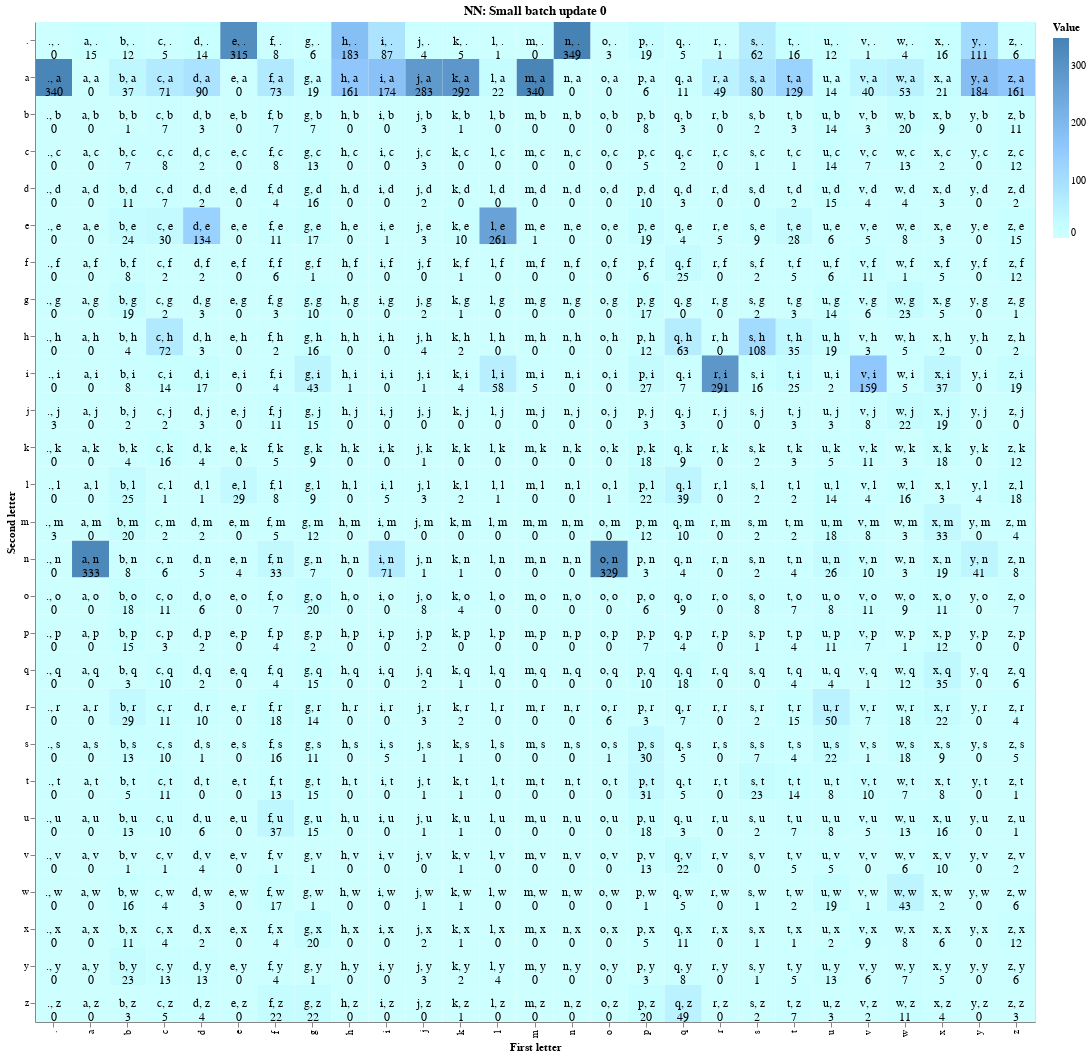

Notebook code for this chart:
### Code cell
// import vecxt.all.* // this blows up the notebook for some reason
import spire.*
import spire.implicits.*
import spire.algebra.*
import vecxt.DoubleMatrix.*
import io.github.quafadas.inspireRAD.*
import vecxt.all.`*=`
import vecxt.all.@@
import vecxt.all.shape
import vecxt.all.exp
import vecxt.all.row
import vecxt.matrix.Matrix

import vecxt.all.`-=`
import vecxt.MatrixInstance.deepCopy
import vecxt.MatrixInstance.apply
import io.github.quafadas.inspireRAD.DetailShow
import io.github.quafadas.inspireRAD.LiteShow
import LiteShow.given

def heatmat(matrix: Matrix[Double], chars: Array[Char], charsIndex: Array[Int], title: String)(using LowPriorityPlotTarget): Unit | Path =
    import vecxt.BoundsCheck.DoBoundsCheck.yes
    require(chars.length == charsIndex.length, "chars and charsIndex must have the same length")

    val counts = for {
        c <- 0 until matrix.cols
    } yield
        val dist = matrix.row(c)
        EnumeratedIntegerDistribution(charsIndex, dist)

    val dists = chars.zip(counts).toMap
    val charsMap = chars.zip(charsIndex).toMap
    val i2c = charsIndex.zip(chars).toMap

    heatmap(dists, charsMap, i2c, title)

inline def calcLossF(
    weights: TejV[Matrix, Double],
    data: TejV[Matrix, Double],
    targets: Array[Int]
)(using
    inline mOps: LossContext[Matrix, Array, Scalar, Double],
    tg: TejVGraph[Double],
    fi: Fractional[Double]
): TejV[Scalar, Double] =
    val logits = data @@ weights // multiply input data by weight matrix to get raw prediction scores
    val probsNN = logits.softmaxRows // convert logits to probabilities using softmax normalization
    val range: Array[(Int, Int)] = (0 until targets.length).toArray.zip(targets) // pair each sample index with its target class
    val selected = probsNN.arrange(range) // extract the probability of the correct target class for each sample
    val theloss = (selected + 1e-8d.tej).log.mean * -1.0.tej // compute average negative log-probability (cross-entropy loss)
    theloss



@annotation.tailrec
def train(
    weights: Matrix[Double],
    data: Matrix[Double],
    targets: Array[Int],
    learningRate: Double,
    steps: Int,
    initialSteps: Int,
    initialLearningRate: Double,
    epochLength: Int = 50
): TejV[Matrix, Double] =
    given graph: TejVGraph[Double] = TejVGraph[Double]()
    val weights_ = weights.tej
    val data_ = data.tej

    if
        steps == 0 then weights_
    else
        val loss = calcLossF(weights_, data_, targets)
        val grad = loss.backward((weights = weights_))
        grad.weights *= learningRate

        val updated = weights - (grad.weights)

        if (steps - 1) % 10 == 0 then
            println(s"Step $steps, loss: ${loss.value.scalar}, rate: $learningRate")
            heatmat(updated.exp, chars.toArray, charsIndex.toArray, "NN: Coarse training")
        if steps - 1 == 0 then
            // graphDebug(graph.dag.toGraphviz)
            println(s"Final loss: ${loss.value.scalar}")
        if steps % 100 == 0 then
            println("saving weights")
            saveMatrixToCSV(updated, "weights.csv")

        val learningRate_ = if steps % epochLength == 0 then
            initialLearningRate * (1 / (1 + ((initialSteps - steps) / 20.0).toDouble ))
        else
            learningRate

        train(updated, data, targets, learningRate_, steps - 1, initialSteps, initialLearningRate)

def heatmap2(matrix: Matrix[Double], chars: Array[Char], charsIndex: Array[Int], title: String)(using LowPriorityPlotTarget): Unit | Path =
    import vecxt.BoundsCheck.DoBoundsCheck.yes
    require(chars.length == charsIndex.length, "chars and charsIndex must have the same length")

    val counts = for {
        c <- 0 until matrix.cols
    } yield
        val dist = matrix.row(c)
        EnumeratedIntegerDistribution(charsIndex, dist)

    val dists = chars.zip(counts).toMap
    val charsMap = chars.zip(charsIndex).toMap
    val i2c = charsIndex.zip(chars).toMap

    heatmap(dists, charsMap, i2c, title)


@annotation.tailrec
def train2(
    weights: Matrix[Double],
    data: Matrix[Double],
    targets: Array[Int],
    learningRate: Double,
    steps: Int,
    initialSteps: Int,
    initialLearningRate: Double,
    epochLength: Int = 50
): Matrix[Double] =
    var updated = weights.deepCopy
    if steps == 0 || steps < 0 then
        weights
    else
        for (i <- 0 to data.rows by 128) {
            given graph: TejVGraph[Double] = TejVGraph[Double]()
            val weights_ = weights.tej
            val maxIdx = Math.min(i + 500, data.rows)
            val range = Range(i, maxIdx)
            val dataSlice = data(range, ::)
            val targetsSlice = targets.slice(i, maxIdx)
            val loss = calcLossF(weights_, dataSlice.tej, targetsSlice)
            val grad = loss.backward((weights = weights_))
            grad.weights *= learningRate
            updated -= grad.weights
        }

        if (steps - 1) % 25 == 0 then
            heatmap2(updated.exp, chars.toArray, charsIndex.toArray, s"NN: Small batch update ${initialSteps - steps}")

        val learningRate_ = if steps % epochLength == 0 then
            initialLearningRate * (1 / (1 + ((initialSteps - steps) / 20.0).toDouble ))
        else
            learningRate
        // Tail recursive: last call is train
        train2(updated, data, targets, learningRate_, steps - 1, initialSteps, initialLearningRate)

println("-- Begin Training run...")

println(s"Initial weights shape: ${W.shape}")
println(s"Input data shape: ${xencMall.shape}")
println(s"Target data shape: ${yChars.length}")
println(s"First 5 target characters: ${yChars.take(5).mkString(", ")}")

val learningRate = 0.1
val steps = 51
// val trainStart = train(W, xencMall, yChars.toArray, learningRate, 2, 2, learningRate)
val weightsTrained = train2(W, xencMall, yChars.toArray, learningRate, steps, steps, learningRate)
// val weightsTrained = train(W, xencMall, yChars.toArray, learningRate, steps, steps, learningRate)


// saveMatrixToCSV(weightsTrained.value, "weights.csv")

println("training run finished")

### Figure 1 — Vega specification as saved in the notebook (floating-point values rounded to 4 significant figures; data arrays with more than 128 entries replaced by an {"elided": "..."} marker saying what was removed)
{"$schema": "https://vega.github.io/schema/vega-lite/v5.json", "data": {"values": {"elided": "729 records"}}, "description": "A heat map with each cell displaying its first and second category labels along with the value.", "height": 1000, "layer": [{"encoding": {"color": {"field": "value", "legend": {"title": "Value"}, "scale": {"range": ["white", "steelblue"]}, "type": "quantitative"}, "x": {"axis": {"title": "First letter"}, "field": "first", "type": "nominal"}, "y": {"axis": {"title": "Second letter"}, "field": "second", "type": "nominal"}}, "mark": "rect"}, {"encoding": {"text": {"field": "cellLabel", "type": "nominal"}, "tooltip": [{"field": "first", "title": "First Letter", "type": "nominal"}, {"field": "second", "title": "Second Letter", "type": "nominal"}, {"field": "value", "title": "Count", "type": "quantitative"}], "x": {"field": "first", "type": "nominal"}, "y": {"field": "second", "type": "nominal"}}, "mark": {"align": "center", "baseline": "middle", "color": "black", "fontSize": 12, "lineBreak": ":::", "type": "text"}}], "title": "NN: Small batch update 0", "transform": [{"as": "cellLabel", "calculate": "datum.first + ', ' + datum.second + ':::' + datum.value"}], "width": 1000}
